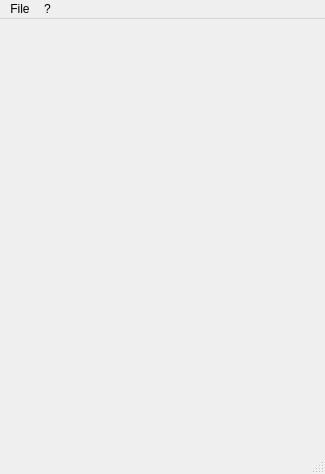
<?xml version="1.0" encoding="UTF-8"?>
<ui version="4.0">
 <class>MainWindow</class>
 <widget class="QMainWindow" name="MainWindow">
  <property name="geometry">
   <rect>
    <x>0</x>
    <y>0</y>
    <width>325</width>
    <height>474</height>
   </rect>
  </property>
  <property name="windowTitle">
   <string>Template</string>
  </property>
  <property name="windowIcon">
   <iconset resource="template.qrc">
    <normaloff>:/template.png</normaloff>:/template.png</iconset>
  </property>
  <widget class="QWidget" name="centralwidget"/>
  <widget class="QMenuBar" name="menubar">
   <property name="geometry">
    <rect>
     <x>0</x>
     <y>0</y>
     <width>325</width>
     <height>21</height>
    </rect>
   </property>
   <widget class="QMenu" name="menuFile">
    <property name="title">
     <string>File</string>
    </property>
    <addaction name="actionExit"/>
   </widget>
   <widget class="QMenu" name="menu">
    <property name="title">
     <string>?</string>
    </property>
    <addaction name="actionAbout"/>
    <addaction name="actionAbout_Qt"/>
   </widget>
   <addaction name="menuFile"/>
   <addaction name="menu"/>
  </widget>
  <widget class="QStatusBar" name="statusbar"/>
  <action name="actionAbout">
   <property name="text">
    <string>About…</string>
   </property>
  </action>
  <action name="actionAbout_Qt">
   <property name="text">
    <string>About Qt…</string>
   </property>
  </action>
  <action name="actionExit">
   <property name="text">
    <string>Exit</string>
   </property>
  </action>
 </widget>
 <resources>
  <include location="template.qrc"/>
 </resources>
 <connections>
  <connection>
   <sender>actionExit</sender>
   <signal>triggered()</signal>
   <receiver>MainWindow</receiver>
   <slot>close()</slot>
   <hints>
    <hint type="sourcelabel">
     <x>-1</x>
     <y>-1</y>
    </hint>
    <hint type="destinationlabel">
     <x>162</x>
     <y>236</y>
    </hint>
   </hints>
  </connection>
 </connections>
</ui>
